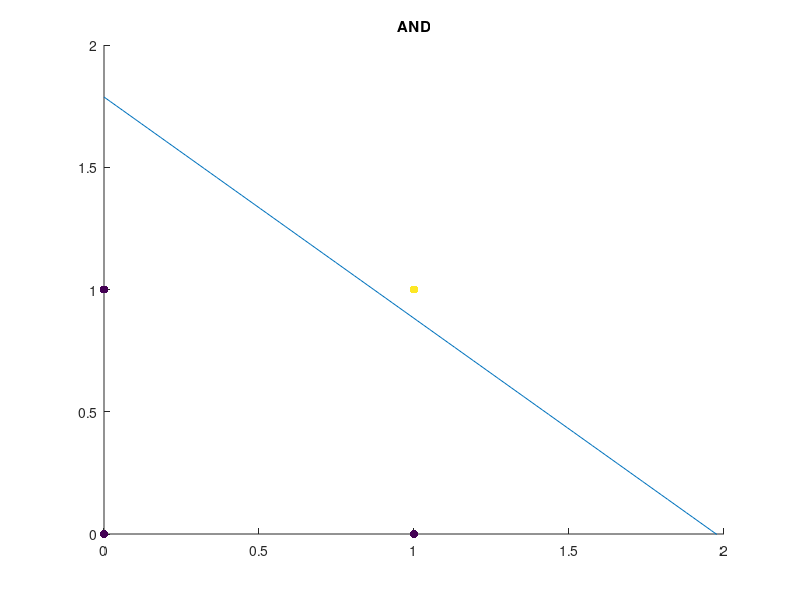
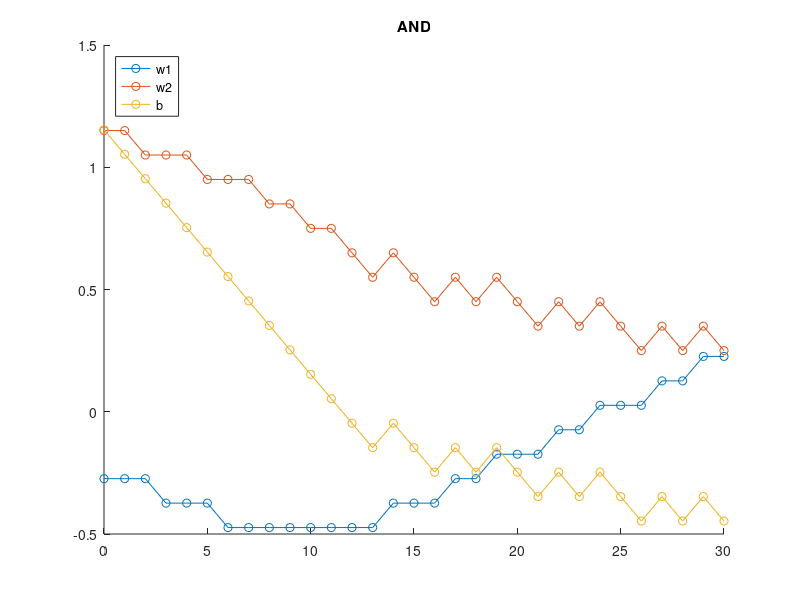
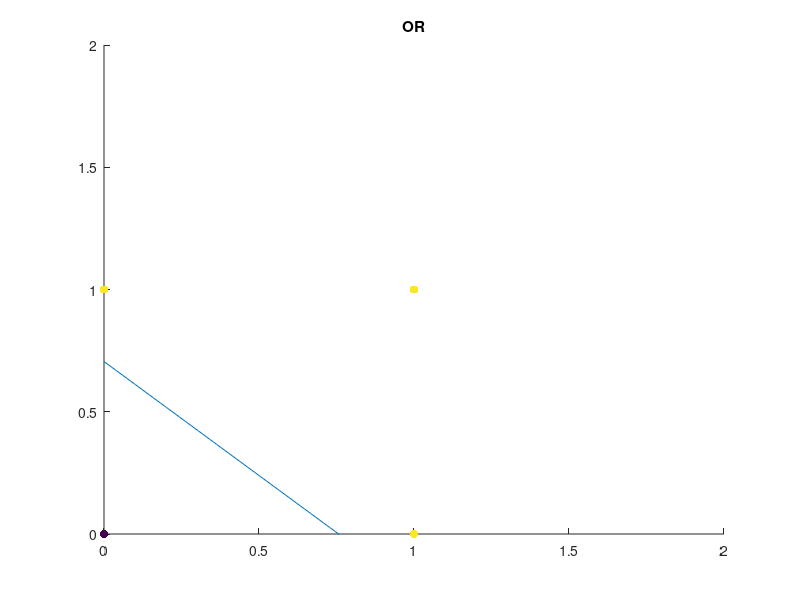
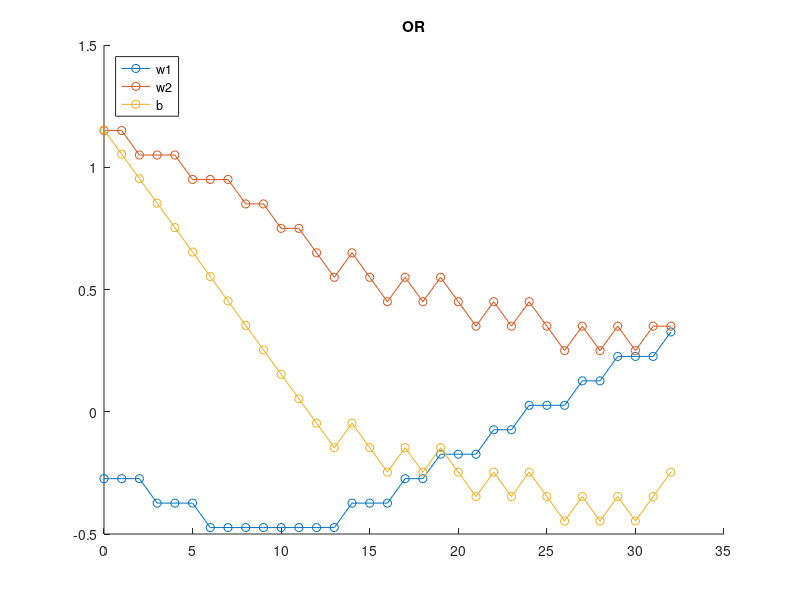

Write MATLAB code to recreate these figures, in order.
clc
clear

AND = [0 0 1 0;0 1 1 0;1 0 1 0;1 1 1 1];
OR = [0 0 1 0;0 1 1 1;1 0 1 1;1 1 1 1];
NAND = [0 0 1 1;0 1 1 1;1 0 1 1;1 1 1 0];
COMPLEMENT = [0 1 1;1 1 0];

eta = 0.1;
w = randn(1,3);
w_h = w;

% AND
classified = false;

while not (classified)
    classified = true;
    for i = 1:length(AND(:,1))
        if AND(i,1:3)*w' >= 0 y = 1;else y = 0; end
        if AND(i,4) ~= y
            classified = false;
            w = w + eta*(AND(i,4)-y)*AND(i,1:3);
            w_h = [w_h;w];
        end
    end 
end

x = linspace(0,2);
y = -w(1)/w(2)*x - w(3)/w(2);
figure1 = figure;
hold on
plot(x,y)
scatter(AND(:,1),AND(:,2),[],AND(:,4),'filled')
xlim([0 2])
ylim([0 2])
title('AND')
hold off
saveas(figure1,sprintf('AND_%.3f.png',eta))

figure2 = figure;
hold on 
plot(0:length(w_h)-1,w_h(:,1),'-o')
plot(0:length(w_h)-1,w_h(:,2),'-o')
plot(0:length(w_h)-1,w_h(:,3),'-o')
legend({'w1','w2','b'},'location','northwest')
title('AND')
hold off
saveas(figure2,sprintf('AND_w_%.3f.png',eta))

% OR
classified = false;

while not (classified)
    classified = true;
    for i = 1:length(OR(:,1))
        if OR(i,1:3)*w' >= 0 y = 1;else y = 0; end
        if OR(i,4) ~= y
            classified = false;
            w = w + eta*(OR(i,4)-y)*OR(i,1:3);
            w_h = [w_h;w];
        end
    end 
end

x = linspace(0,2);
y = -w(1)/w(2)*x - w(3)/w(2);
figure3 = figure;
hold on
plot(x,y)
scatter(OR(:,1),OR(:,2),[],OR(:,4),'filled')
xlim([0 2])
ylim([0 2])
title('OR')
hold off
saveas(figure3,sprintf('OR_%.3f.png',eta))

figure4 = figure;
hold on 
plot(0:length(w_h)-1,w_h(:,1),'-o')
plot(0:length(w_h)-1,w_h(:,2),'-o')
plot(0:length(w_h)-1,w_h(:,3),'-o')
legend({'w1','w2','b'},'location','northwest')
title('OR')
hold off
saveas(figure4,sprintf('OR_w_%.3f.png',eta))

% NAND
classified = false;

while not (classified)
    classified = true;
    for i = 1:length(NAND(:,1))
        if NAND(i,1:3)*w' >= 0 y = 1;else y = 0; end
        if NAND(i,4) ~= y
            classified = false;
            w = w + eta*(NAND(i,4)-y)*NAND(i,1:3);
            w_h = [w_h;w];
        end
    end 
end

x = linspace(0,2);
y = -w(1)/w(2)*x - w(3)/w(2);
figure5 = figure;
hold on
plot(x,y)
scatter(NAND(:,1),NAND(:,2),[],NAND(:,4),'filled')
xlim([0 2])
ylim([0 2])
title('NAND')
hold off
saveas(figure5,sprintf('NAND_%.3f.png',eta))

figure6 = figure;
hold on 
plot(0:length(w_h)-1,w_h(:,1),'-o')
plot(0:length(w_h)-1,w_h(:,2),'-o')
plot(0:length(w_h)-1,w_h(:,3),'-o')
legend({'w1','w2','b'},'location','northwest')
title('NAND')
hold off
saveas(figure6,sprintf('NAND_w_%.3f.png',eta))

% COMPLEMENT
w = randn(1,2);
w_h = w;
classified = false;

while not (classified)
    classified = true;
    for i = 1:length(COMPLEMENT(:,1))
        if COMPLEMENT(i,1:2)*w' >= 0 y = 1;else y = 0; end
        if COMPLEMENT(i,3) ~= y
            classified = false;
            w = w + eta*(COMPLEMENT(i,3)-y)*COMPLEMENT(i,1:2);
            w_h = [w_h;w];
        end
    end 
end


x = - w(2)/w(1);
figure7 = figure;
hold on
plot([x x],[0 2])
scatter(COMPLEMENT(:,1),zeros([length(COMPLEMENT(:,1)) 1]),[],COMPLEMENT(:,3),'filled')
xlim([0 2])
ylim([0 2])
title('COMPLEMENT')
hold off
saveas(figure7,sprintf('COMPLEMENT_%.3f.png',eta))

figure8 = figure;
hold on 
plot(0:length(w_h)-1,w_h(:,1),'-o')
plot(0:length(w_h)-1,w_h(:,2),'-o')
legend({'w1','b'},'location','northwest')
title('COMPLEMENT')
hold off
saveas(figure8,sprintf('COMPLEMENT_w_%.3f.png',eta))